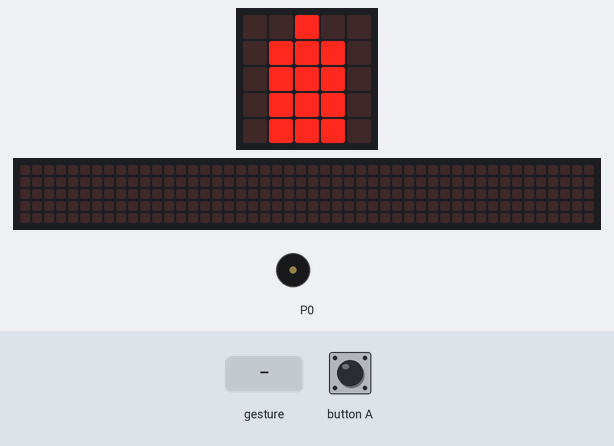
The program below on a simulated BBC micro:bit (MakeCode). Shown: the board's 5×5 LED display, a strip that is not on the board, showing the scrolling text unrolled, buzzer (waves = sounding). The inputs (shaded band) are chosen by the test bench. Random numbers come from a fixed seed; a tilt is held for 1.5 s and a shake lasts 1 s, then the board lies face up again; the 48×5 strip is a reading aid, not a part: it shows the text the display is scrolling, unrolled, one strip-width of it at a time.

Above: at 0.82 s.
1.3 s: button A pressed for 0.15 s
At 1.71 s:
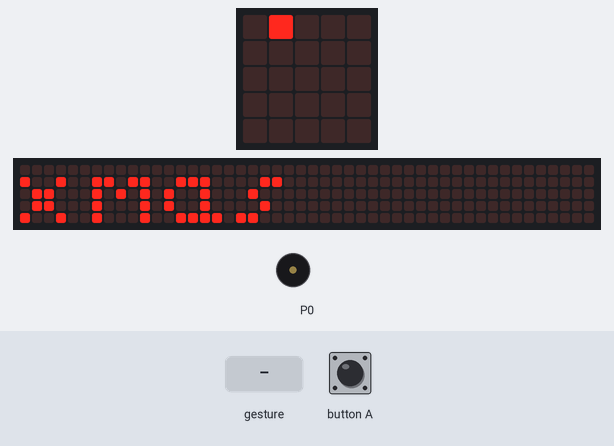
2.0 s: gesture 'shake'
At 2.62 s:
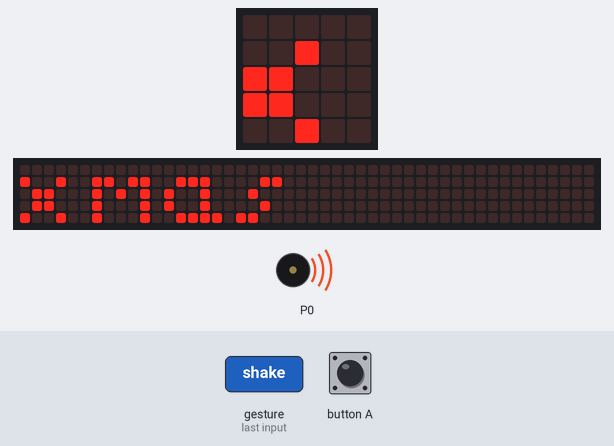
4.0 s: button A pressed for 0.15 s
4.7 s: sound turns loud
7.7 s: sound turns loud
At 7.96 s:
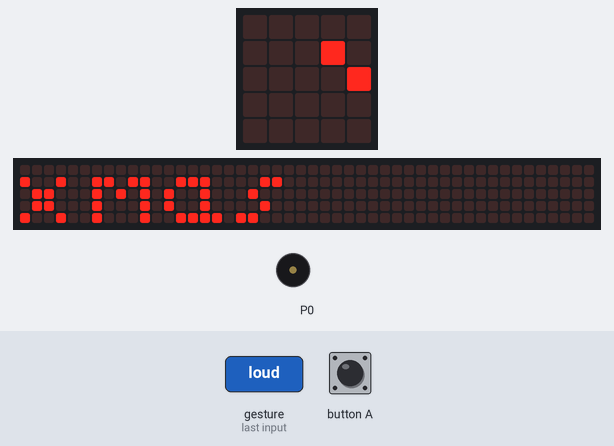
9.6 s: gesture 'shake'
At 12.1 s:
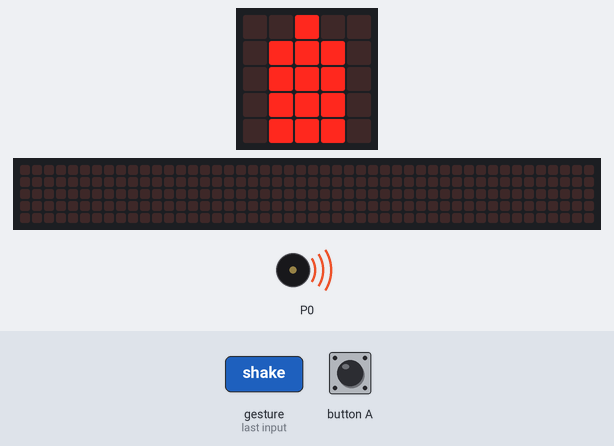
Timing chart, 0 to 15.3 s (numbered marks = the images above; inputs shaded):
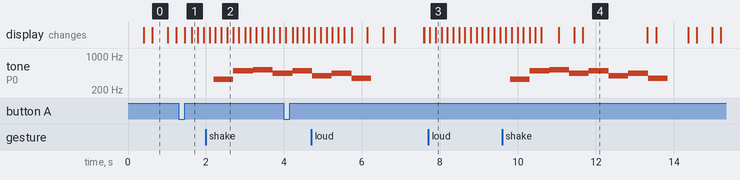

The program:

main.ts
```typescript
input.onGesture(Gesture.Shake, function () {
    music.play(music.stringPlayable("E B C5 A B G A F ", 120), music.PlaybackMode.UntilDone)
})
input.onButtonPressed(Button.A, function () {
    basic.clearScreen()
    basic.showString("xmas")
    basic.clearScreen()
})
input.onSound(DetectedSound.Loud, function () {
    enarksi = !(enarksi)
})
let keri = 0
let enarksi = false
enarksi = true
basic.forever(function () {
    if (enarksi) {
        keri = randint(1, 3)
        basic.showLeds(`
            . . # . .
            . # # # .
            . # # # .
            . # # # .
            . # # # .
            `)
        if (keri != 2) {
            led.unplot(2, 0)
            led.plot(keri, 0)
            basic.pause(200)
        }
    } else {
        basic.clearScreen()
    }
})
```

test.ts
```typescript
// οι δοκιμές πηγαίνουν εδώ, δεν θα γίνει εκτέλεση όταν αυτό το πακέτο χρησιμοποιηθεί ως επέκταση.
```

Measured:
- after the input at 2.0 s, tone on P0: silent → 330 Hz after 0.20 s, → 494 Hz 0.51 s later, → 523 Hz 0.51 s later, → 440 Hz 0.51 s later
- after the input at 9.6 s, tone on P0: plays 330 Hz for 0.51 s, 494 Hz for 0.51 s, 523 Hz for 0.51 s, 440 Hz for 0.51 s, 494 Hz for 0.51 s, 392 Hz for 0.51 s … (8 notes in this stretch), starting after 0.20 s
- what the display in image 0 shows lasts 0.4 s, from 0.6 s to 1.0 s
